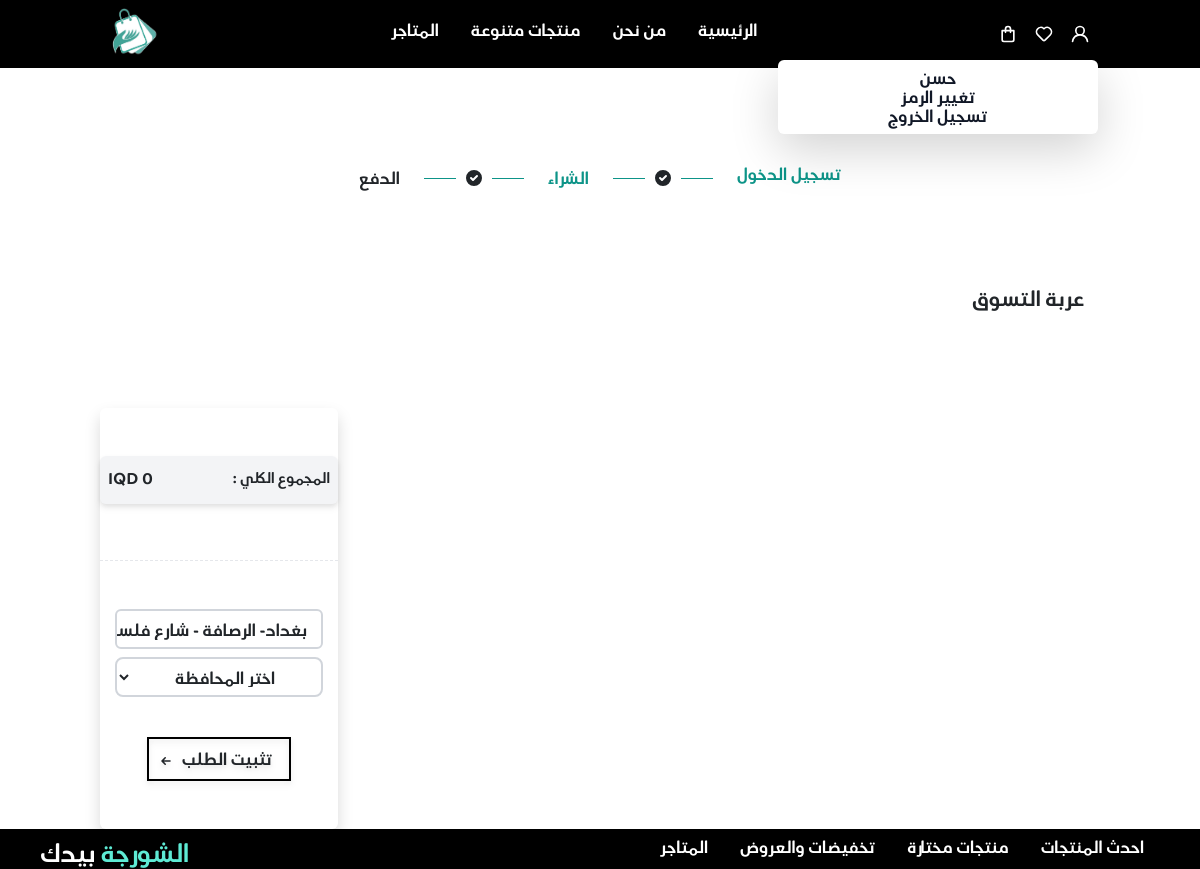
/shopper/brows_bills (signed in), run on an earlier commit of the app's database.
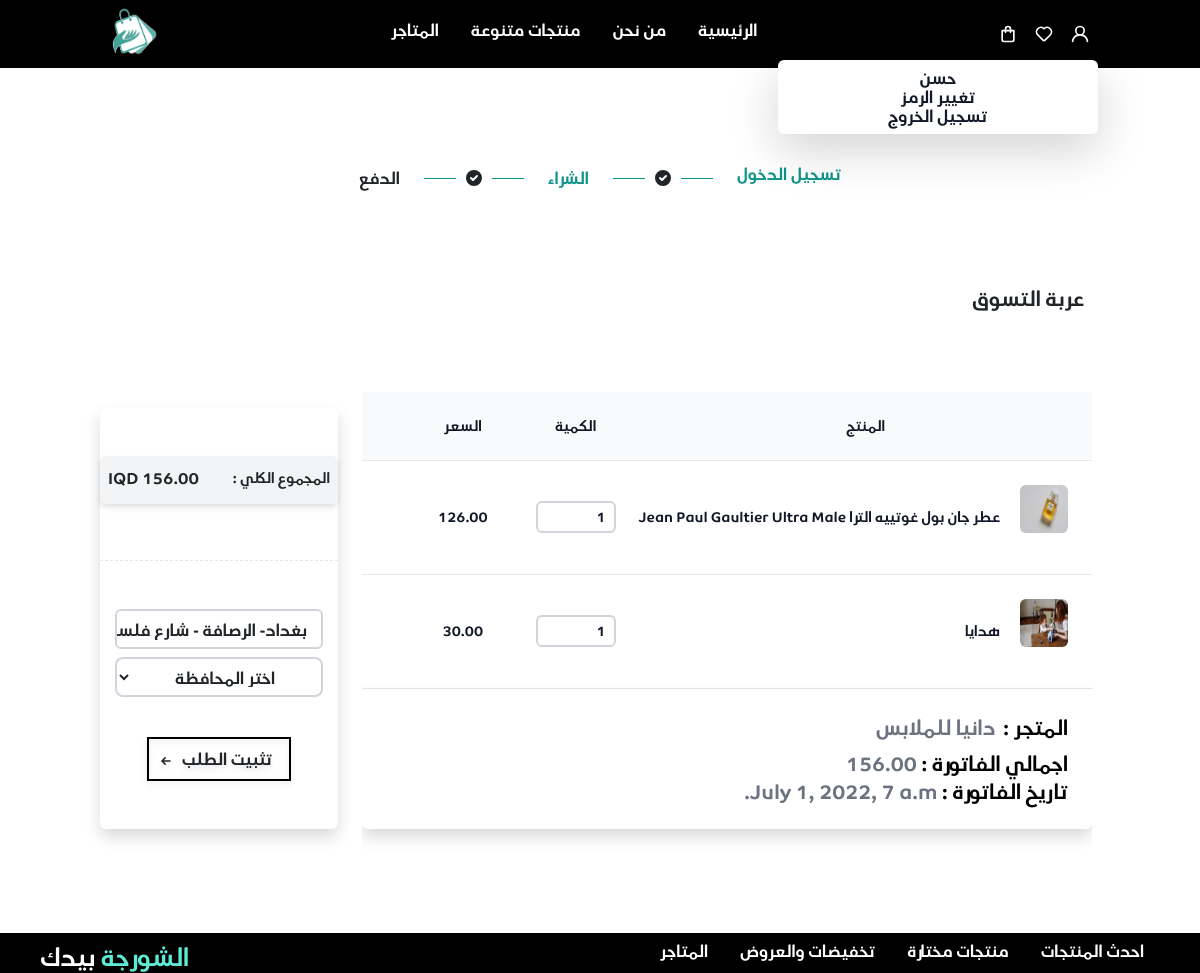
And on a later commit of the database.
### jumla/models.py (models this page shows, shortened)
class Cart(models.Model):
    userOwner = models.ForeignKey(User, on_delete=models.CASCADE, related_name="user_cart")
    Date = models.DateTimeField(default=timezone.now)
    total = models.DecimalField(default=0, max_digits=12, decimal_places=2, null=True)
    checkout = models.BooleanField(default=False, null=True)
    city = models.ForeignKey(Governorate, on_delete=models.CASCADE, related_name="cart_city", null=True)
    def get_cart_total(self):
        bills = Bill.objects.filter(cart_id=self.id)
        self.total = sum(b.total for b in bills)
        self.save()
        return self.total

class Bill(models.Model):
    cart = models.ForeignKey(Cart, on_delete=models.CASCADE, related_name="bill_cart")
    shop = models.ForeignKey(Shop, on_delete=models.CASCADE, related_name="shop_bill")
    products = models.ManyToManyField(Bill_Items, related_name="bill_products")
    Date = models.DateTimeField(default=timezone.now)
    total = models.DecimalField(max_digits=12, decimal_places=2, default=0)
    def get_total(self):
        self.total = sum(i.item.price * i.qty for i in self.products.all())
        self.save()
        return self.total

class Bill_Items(models.Model):
    item = models.ForeignKey(Product, on_delete=models.CASCADE, null=True, related_name="product_item")
    qty = models.IntegerField(default=1)

class Product(models.Model):
    ProductName = models.CharField(max_length=255)
    Size = models.CharField(max_length=255)
    price = models.DecimalField(max_digits=12, decimal_places=2)
    description = models.CharField(max_length=255)
    shopOwner = models.ForeignKey(Shop, on_delete=models.CASCADE, related_name="shop_products")
    Date = models.DateTimeField(default=timezone.now)
    is_active = models.BooleanField(default=True)
    Category = models.ForeignKey(Category, on_delete=models.CASCADE, related_name="product_Category")

class product_Images(models.Model):
    image = models.ImageField(upload_to="images/", null=True)
    product = models.ForeignKey(Product, on_delete=models.CASCADE, related_name="Image_Product")
    class Meta:
        verbose_name = "product_Image"
        verbose_name_plural = "product_Images"

class Shop(models.Model):
    shopName = models.CharField(max_length=255)
    shopOwner = models.OneToOneField(User, on_delete=models.CASCADE, related_name="shopOwner")
    def __str__(self):
        return f"{self.shopName}"

### jumla/decorators.py (the view)
        def wrapper_func(request, *args, **kwargs):
            group = None
            if request.user.groups.exists():
                group = request.user.groups.all()[0].name
            if group in allowed_roles:
                return view_func(request, *args, **kwargs)
            else:
                return HttpResponse('not in group')

### jumla/views/shopper.py (called while the page is built, shortened)
@login_required(login_url='login')
@allowed_users(allowed_roles=['customer', 'admin'])
def show_cart_bills_order(request):
    cities = Governorate.objects.all()
    user_cart = Cart.objects.filter(userOwner=request.user).last()
    cart_bills = Bill.objects.filter(cart_id=user_cart.id)
    user_cart.total = user_cart.get_cart_total()
    bills_not_have_products = [result for shop in cart_bills.filter(total=0).values('shop') for result in shop.values()]
    for shop_id in bills_not_have_products:
        get_order_bill = Bill.objects.filter(cart_id=user_cart.id, shop_id=shop_id)
        get_order_bill.delete()
    for bill in cart_bills:
        bill.total = bill.get_total()
    context = {'bills': cart_bills,
               'cities': cities,
               'user_cart': user_cart
               }
    return render(request, "jumla/shopper/show_the_bills_ordered.html", context)

### jumla/templates/jumla/shopper/show_the_bills_ordered.html (shortened to what the changed rows need)
{% extends 'jumla/base/base.html' %}
{% load static %}
{% block content %}
<div class="flex justify-center p-5 mt-5 ">
    <div class=" flex">
        <h1 class="text-teal-600  font-bold mx-4">تسجيل الدخول </h1>
        <div class=" mt-1 inline-flex items-center">
              <h1 class="text-teal-600  font-bold mx-4">  الشراء </h1>
                <h1 class="font-medium mx-4">الدفع</h1>
        </div>
    </div>
</div>
<h1 class="text-right mx-3 text-xl font-semibold py-5">عربة التسوق</h1>
<div class="grid grid-cols-4 gap-3">
  <div class="col-span-2 md:col-span-3  p-2">
    {% for bill in bills %}
          <div class="overflow-x-auto sm:-mx-6 lg:-mx-8">
            <div class="py-4 inline-block min-w-full sm:px-6 lg:px-8">
              <div class="overflow-hidden">
                <table class="min-w-full text-center">
                  <thead class="border-b bg-gray-50">
                    <tr>
                      <th scope="col" class="text-sm font-medium text-gray-900 px-6 py-4">
                       المنتج
                      </th>
                      <th scope="col" class="text-sm font-medium text-gray-900 px-6 py-4">
                        الكمية
                      </th>
                      <th scope="col" class="text-sm font-medium text-gray-900 px-6 py-4">
                        السعر
                      </th>
                      <th scope="col" class="text-sm font-medium text-gray-900 px-6 py-4">
                      </th>
                    </tr>
                  </thead class="border-b">
                  {% for product in bill.products.all %}
                  <tbody>
                    <tr class="bg-white border-b">
                      <td class="px-6 py-4 whitespace-nowrap text-sm font-medium text-gray-900">
                        <div class="flex">
                                <img src="{{ product.item.Image_Product.first.image.url}}" class="w-12 h-12  rounded" alt=""/>
                            <div class="mr-5    my-4    ">
                                <h1 class="whitespace-no-wrap "> {{ product.item.ProductName }} </h1>
                            </div>
                        </div>
                      </td>
                      <td class="text-sm text-gray-900 font-light px-6 py-4 whitespace-nowrap">
                        <input id="qty" type="number" class="w-20 border-gray-300 border-2 p-2 focus:outline-none focus:ring focus:ring-gray-100  rounded h-8"
                             data-product_id="{{ product.item_id }}"
                              data-bill_id="{{ bill.id }}"
                       value="{{ product.qty }}"/>
                      </td>
                      <td class="text-sm text-gray-900 font-light px-6 py-4 whitespace-nowrap">
                        {{ product.item.price }}
                      </td>
                      <td class="text-sm text-gray-900 font-light px-6 py-2 whitespace-nowrap">
                        <div class="mb-4">
                        </div>
                      </td>
                    </tr class="bg-white border-b">
                    {% endfor %}
                  </tbody>
                </table>
                <div class="  p-4 shadow  rounded-bottom">
                    <div class="">
                        <h1  class="    text-xl text-black    mb-2" > المتجر :<span class=" text-gray-500 font-light mr-2">{{ bill.shop }}</span> </h1>
                        <h1   class=" text-xl  text-base    text-black ">اجمالي الفاتورة : <span id="{{ bill.id }}" class="  font-light text-gray-500 text-xl" >{{ bill.total }} </span> </h1>
                        <h1  class=" text-xl  text-base    text-black ">تاريخ الفاتورة : <span class=" text-gray-500 text-xl font-light " >{{ bill.Date }} </span> </h1>
                    </div>
                </div>
                <br>
                <br>
                <br>
              </div>
            </div>
          </div>
        {% endfor %}
  </div>
  <div class="col-span-1   ">
<form action="{% url 'brows_bills' %}" method="POST">
    <div class=" flex flex-col justify-center py-5 mt-5    shadow rounded ">
      <div class="flex justify-center   ">
         <div class=" mb-2  drop-shadow-md bg-gray-100   w-72 rounded h-12">
             <div class="flex justify-between items-center mt-1">
                 <h1 class="text-sm m-2  text-center">المجموع الكلي :</h1>
                 <h1 id="cart_total" class="m-2 text-center"> IQD {{ user_cart.total}}</h1>
             </div>
          </div>
     </div>
     <div class="mt-5 border-t border-dashed  ">
        <div class="  flex justify-center pt-10 ">
          <button class="py-2  hover:bg-black  hover:shadow-lg    w-36 h-11 border-2 text-center drop-shadow-md   border-black  hover:border-white hover:border-lg hover:text-white ">
              <div class="inline-flex items-center">
                  <h1 class="mb-1 mr-2 "> تثبيت الطلب</h1>
              </div>
             </button>
          </div>
     </div>
</div>
</form>
  </div>
</div>
{% endblock %}

What changed in the data, as far as the page shows it:
added Bill: shop "دانيا للملابس", total "156.00", Date "July 1, 2022, 7 a.m."
added Bill_Items: item.Image_Product.first.image (picture), item.ProductName "عطر جان بول غوتييه الترا Jean Paul Gaultier Ultra Male", qty "1", item.price "126.00"
added Bill_Items: item.Image_Product.first.image (picture), item.ProductName "هدايا", qty "1", item.price "30.00"
changed Cart: total "0" → "156.00"
